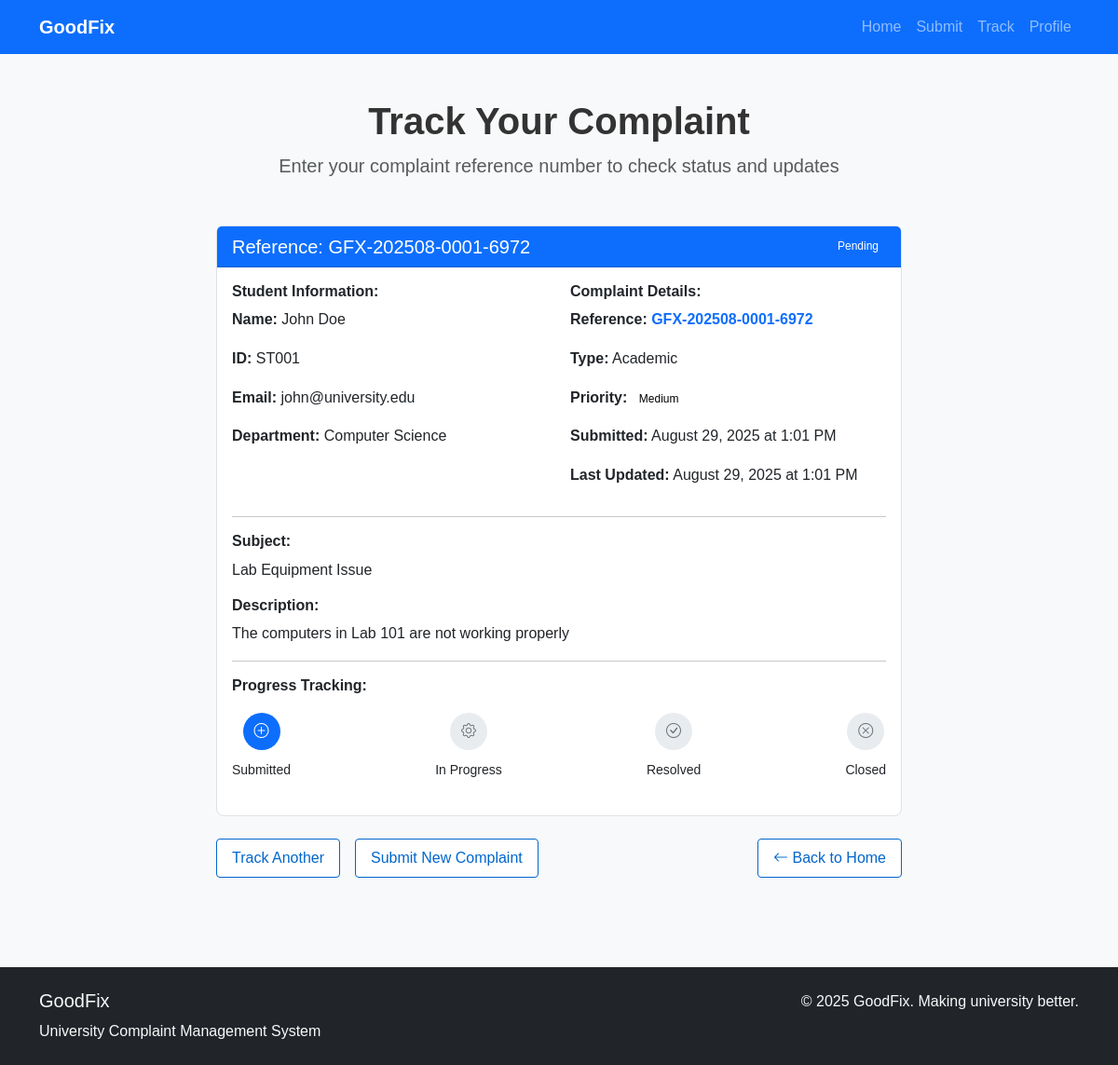
The page /user/track_complaint.php?id=1 on the database its author committed.
### tables this page shows
CREATE TABLE complaints (
    id INT PRIMARY KEY AUTO_INCREMENT,
    student_name VARCHAR(100) NOT NULL,
    student_id VARCHAR(20) NOT NULL,
    email VARCHAR(100) NOT NULL,
    department VARCHAR(50) NOT NULL,
    complaint_type VARCHAR(50) NOT NULL,
    subject VARCHAR(200) NOT NULL,
    description TEXT NOT NULL,
    status ENUM('pending', 'in_progress', 'resolved', 'closed') DEFAULT 'pending',
    priority ENUM('low', 'medium', 'high', 'urgent') DEFAULT 'medium',
    submitted_at TIMESTAMP DEFAULT CURRENT_TIMESTAMP,
    updated_at TIMESTAMP DEFAULT CURRENT_TIMESTAMP ON UPDATE CURRENT_TIMESTAMP
);

### user/track_complaint.php (the view, shortened to what this page needs)
<?php
$css_path = "../css/style.css";
$home_path = "index.php";
include '../includes/header.php';
include '../includes/db.php';
$complaint = null;
if (isset($_GET['id'])) {
    $complaint_id = (int)$_GET['id'];
    $stmt = $pdo->prepare("SELECT * FROM complaints WHERE id = ?");
    $stmt->execute([$complaint_id]);
    $complaint = $stmt->fetch();
}
?>
<main>
    <div class="container py-5">
        <div class="row justify-content-center">
            <div class="col-lg-8">
                <div class="text-center mb-5">
                    <h1 class="fw-bold">
                      Track Your Complaint
                    </h1>
                    <p class="lead text-muted">Enter your complaint reference number to check status and updates</p>
                </div>
                <?php if ($complaint): ?>
                <?php
                $year_month = date('Ym', strtotime($complaint['submitted_at']));
                $complaint_id_padded = str_pad($complaint['id'], 4, '0', STR_PAD_LEFT);
                $hash = strtoupper(substr(md5($complaint['id'] . $complaint['submitted_at'] . 'GoodFix2025'), 0, 4));
                $reference_no = 'GFX-' . $year_month . '-' . $complaint_id_padded . '-' . $hash;
                ?>
                <div class="card">
                    <div class="card-header bg-primary text-white d-flex justify-content-between align-items-center">
                        <h5 class="mb-0">
                            Reference: <?php echo $reference_no; ?>
                        </h5>
                        <span class="status text-white">
                            <?php echo ucfirst(str_replace('_', ' ', $complaint['status'])); ?>
                        </span>
                    </div>
                    <div class="card-body">
                        <div class="row">
                            <div class="col-md-6">
                                <h6 class="fw-bold">Student Information:</h6>
                                <p><strong>Name:</strong> <?php echo htmlspecialchars($complaint['student_name']); ?></p>
                                <p><strong>ID:</strong> <?php echo htmlspecialchars($complaint['student_id']); ?></p>
                                <p><strong>Email:</strong> <?php echo htmlspecialchars($complaint['email']); ?></p>
                                <p><strong>Department:</strong> <?php echo htmlspecialchars($complaint['department'] ?: 'Not specified'); ?></p>
                            </div>
                            <div class="col-md-6">
                                <h6 class="fw-bold">Complaint Details:</h6>
                                <p><strong>Reference:</strong> <span class="text-primary fw-bold"><?php echo $reference_no; ?></span></p>
                                <p><strong>Type:</strong> <?php echo htmlspecialchars($complaint['complaint_type']); ?></p>
                                <p><strong>Priority:</strong>
                                    <span class="priority">
                                        <?php echo ucfirst($complaint['priority']); ?>
                                    </span>
                                </p>
                                <p><strong>Submitted:</strong> <?php echo date('F j, Y \a\t g:i A', strtotime($complaint['submitted_at'])); ?></p>
                                <p><strong>Last Updated:</strong> <?php echo date('F j, Y \a\t g:i A', strtotime($complaint['updated_at'])); ?></p>
                            </div>
                        </div>
                        <hr>
                        <h6 class="fw-bold">Subject:</h6>
                        <p><?php echo htmlspecialchars($complaint['subject']); ?></p>
                        <h6 class="fw-bold">Description:</h6>
                        <p><?php echo nl2br(htmlspecialchars($complaint['description'])); ?></p>
                        <hr>
                        <h6 class="fw-bold">Progress Tracking:</h6>
                        <div class="progress-steps">
                            <div class="d-flex justify-content-between">
                                <div class="text-center">
                                    <div class="step-circle <?php echo ($complaint['status'] == 'pending' || $complaint['status'] == 'in_progress' || $complaint['status'] == 'resolved' || $complaint['status'] == 'closed') ? 'active' : ''; ?>">
                                        <i class="bi bi-plus-circle"></i>
                                    </div>
                                    <small>Submitted</small>
                                </div>
                                <div class="text-center">
                                    <div class="step-circle <?php echo ($complaint['status'] == 'in_progress' || $complaint['status'] == 'resolved' || $complaint['status'] == 'closed') ? 'active' : ''; ?>">
                                        <i class="bi bi-gear"></i>
                                    </div>
                                    <small>In Progress</small>
                                </div>
                                <div class="text-center">
                                    <div class="step-circle <?php echo ($complaint['status'] == 'resolved' || $complaint['status'] == 'closed') ? 'active' : ''; ?>">
                                        <i class="bi bi-check-circle"></i>
                                    </div>
                                    <small>Resolved</small>
                                </div>
                                <div class="text-center">
                                    <div class="step-circle <?php echo ($complaint['status'] == 'closed') ? 'active' : ''; ?>">
                                        <i class="bi bi-x-circle"></i>
                                    </div>
                                    <small>Closed</small>
                                </div>
                            </div>
                        </div>
                    </div>
                </div>
                <div class="text-center mt-4">
                    <div class="d-flex gap-3 justify-content-center">
                        <a href="track_complaint.php" class="btn btn-outline-primary">
                            Track Another
                        </a>
                        <a href="submit_complaint.php" class="btn btn-outline-primary">
                            Submit New Complaint
                        </a>
                        <a href="index.php" class="btn btn-outline-primary ms-auto">
                            <i class="bi bi-arrow-left"></i> Back to Home
                        </a>
                    </div>
                </div>
                <?php endif; ?>
            </div>
        </div>
    </div>
</main>
<?php include '../includes/footer.php'; ?>

### includes/header.php (shortened to what this page needs)
<!DOCTYPE html>
<html lang="en">
<head>
    <link href="https://cdn.jsdelivr.net/npm/bootstrap@5.3.0/dist/css/bootstrap.min.css" rel="stylesheet">
    <link href="https://cdn.jsdelivr.net/npm/bootstrap-icons@1.7.2/font/bootstrap-icons.css" rel="stylesheet">
    <link href="<?php echo isset($css_path) ? $css_path : '../css/style.css'; ?>" rel="stylesheet">
</head>
<body>
    <nav class="navbar navbar-expand-lg navbar-dark bg-primary">
        <div class="container">
            <a class="navbar-brand fw-bold" href="<?php echo isset($home_path) ? $home_path : '../user/index.php'; ?>">
                GoodFix
            </a>
            <?php if (isset($show_admin_nav) && $show_admin_nav): ?>
            <div class="navbar-nav ms-auto">
                <a class="nav-link" href="dashboard.php">
                    Dashboard
                </a>
                <a class="nav-link" href="view_complaints.php">
                    Complaints
                </a>
                <a class="nav-link" href="logout.php">
                    Logout
                </a>
            </div>
            <?php else: ?>
            <div class="collapse navbar-collapse" id="navbarNav">
                <div class="navbar-nav ms-auto">
                    <a class="nav-link" href="<?php echo isset($home_path) ? $home_path : '../user/index.php'; ?>">
                        Home
                    </a>
                    <a class="nav-link" href="<?php echo isset($home_path) ? str_replace('index.php', 'submit_complaint.php', $home_path) : '../user/submit_complaint.php'; ?>">
                        Submit
                    </a>
                    <a class="nav-link" href="<?php echo isset($home_path) ? str_replace('index.php', 'track_complaint.php', $home_path) : '../user/track_complaint.php'; ?>">
                        Track
                    </a>
                    <a class="nav-link" href="<?php echo isset($home_path) ? str_replace('index.php', 'profile.php', $home_path) : '../user/profile.php'; ?>">
                        Profile
                    </a>
                </div>
            </div>
            <?php endif; ?>
        </div>
    </nav>

### includes/footer.php (shortened to what this page needs)
    <footer class="bg-dark text-light py-4 mt-5">
        <div class="container">
            <div class="row">
                <div class="col-md-6">
                    <h5>GoodFix</h5>
                    <p class="mb-0">University Complaint Management System</p>
                </div>
                <div class="col-md-6 text-md-end">
                    <p class="mb-0">&copy; <?php echo date('Y'); ?> GoodFix. Making university better.</p>
                </div>
            </div>
        </div>
    </footer>
</body>
</html>

### css/style.css (style rules this page uses)
:root { --primary-color: #0066cc; --secondary-color: #6c757d; --success-color: #28a745; --warning-color: #ffc107; --danger-color: #dc3545; --light-gray: #f8f9fa; --border-color: #dee2e6; }
body { font-family: Arial, sans-serif; background-color: var(--light-gray); line-height: 1.6; color: #333; }
.card { border: 1px solid var(--border-color); border-radius: 8px; margin-bottom: 1rem; }
.status { color: #000000; padding: 4px 8px; border-radius: 4px; font-size: 12px; }
.priority { color: #000000; padding: 4px 8px; border-radius: 4px; font-size: 12px; }
.btn { padding: 8px 16px; border-radius: 4px; border: 1px solid transparent; text-decoration: none; display: inline-block; }
.btn-outline-primary { color: var(--primary-color); border-color: var(--primary-color); background-color: white; }
*, *::before, *::after { transition: none !important; animation: none !important; }

### user/track_complaint.php (style rules this page uses)
.step-circle { width: 40px; height: 40px; border-radius: 50%; background-color: #e9ecef; color: #6c757d; display: flex; align-items: center; justify-content: center; margin: 0 auto 8px; transition: all 0.3s ease; }
.step-circle.active { background-color: #0d6efd; color: white; }
.progress-steps { position: relative; margin: 20px 0; }
.progress-steps::before { content: ''; position: absolute; top: 20px; left: 10%; right: 10%; height: 2px; background-color: #e9ecef; z-index: -1; }

### rows shown on the page
complaints: reference_no "GFX-202508-0001-6972", status "Pending", student_name "John Doe", student "ST001", email "john@university.edu", department "Computer Science", complaint_type "Academic", priority "Medium", submitted_at "August 29, 2025 at 1:01 PM", updated_at "August 29, 2025 at 1:01 PM", subject "Lab Equipment Issue", description "The computers in Lab 101 are not working properly"
